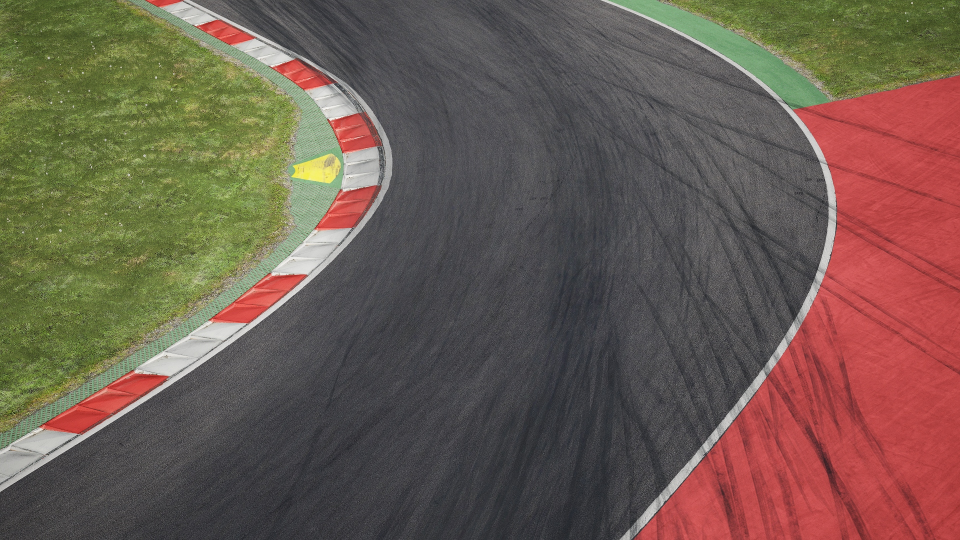
#> input picture Imagenes/rb_ring16.jpg, 1920 x 1080 px (shown at 1/2 size)
$ python -i Detector.py   (imports and definitions only)
#> lines starting #> are read from the running program, lines starting #| are printed output that depends on the picture; after the words box and inside, x2 and y2 are one past the last pixel; in counts of white or black regions, pixels touching at a corner belong together
#> further down, picture is the input picture: shape (1080, 1920, 3); mean B, G, R 79.6, 91.3, 108.6
import cv2
import numpy as np
import time
import json
import sys

# --- 1. MÓDULO DE CALIBRACIÓN (crear_mascara_pista) ---

def crear_mascara_pista(imagen_bgr):
    """
    Toma una imagen BGR y devuelve la máscara de pista final limpia.
    Los valores de los filtros fueron determinados mediante CalibradorHSV.py y morphCloseBar.py
    """
    # Convertir a HSV
    hsv = cv2.cvtColor(imagen_bgr, cv2.COLOR_BGR2HSV)
#> hsv: shape (1080, 1920, 3); mean H, S, V 81.4, 64.6, 113.8

    # --- 1. PARÁMETROS DE CALIBRACIÓN FIJOS ---
    lim_inf_pista = np.array([0, 0, 33])
    lim_sup_pista = np.array([180, 52, 124])
    kernel_erosion_size = 4
    kernel_cierre_size = 10

    # --- 2. Creación de la Máscara Inicial ---
    mascara_inicial = cv2.inRange(hsv, lim_inf_pista, lim_sup_pista)
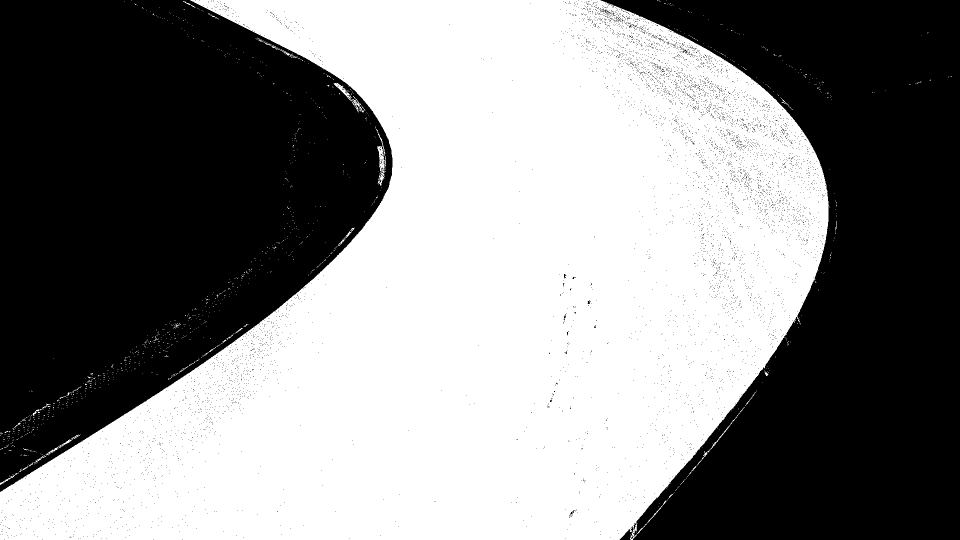
#> mascara_inicial: shape (1080, 1920) (shown at 1/2 size); 53.1% white; 5849 black regions (5840 under 20 px), largest, box (x1, y1, x2, y2) and area: (0, 0, 785, 984) 515915, (1201, 0, 1920, 1080) 448387, (1365, 97, 1376, 107) 34

    # --- 3. Limpieza (EROSIÓN) ---
    # Aunque ahora los valores sean definitivos, en caso de que cambiasen y pusiesemos un valor par,
    # nos aseguramos de que esto no ocurre. Por eso esta rama.
    if kernel_erosion_size % 2 == 0 and kernel_erosion_size > 0: kernel_erosion_size += 1
    if kernel_erosion_size > 1:
        kernel_erosion = np.ones((kernel_erosion_size, kernel_erosion_size), np.uint8)
        mascara_erosionada = cv2.erode(mascara_inicial, kernel_erosion, iterations=1)
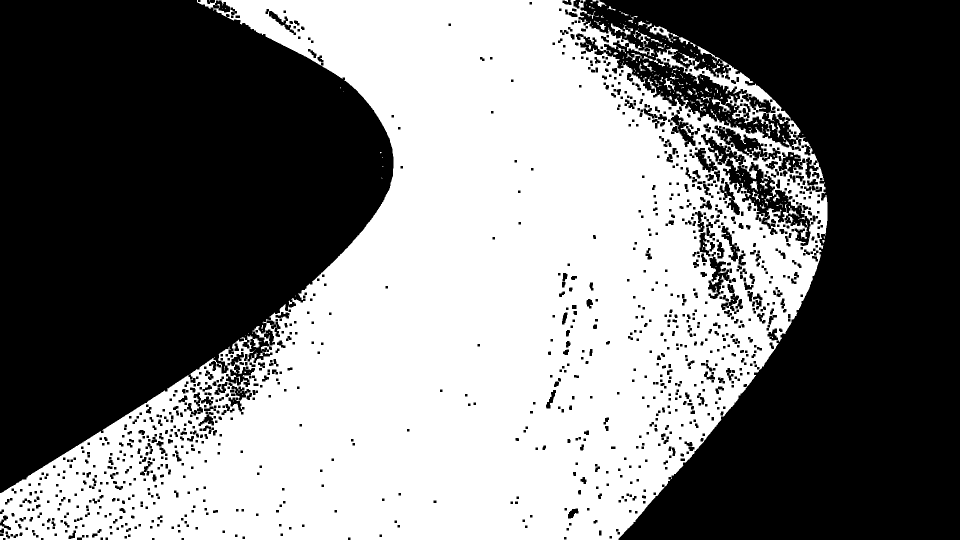
#> mascara_erosionada: shape (1080, 1920) (shown at 1/2 size); 47.3% white; 295 white regions (233 under 20 px), largest, box (x1, y1, x2, y2) and area: (0, 0, 1655, 1080) 967520, (1285, 95, 1601, 279) 8028, (1299, 51, 1357, 86) 500
    else:
        mascara_erosionada = mascara_inicial

    # --- 4. Limpieza (CIERRE) ---
    # Aunque ahora los valores sean definitivos, en caso de que cambiasen y pusiesemos un valor par,
    # nos aseguramos de que esto no ocurre. Por eso esta rama.
    if kernel_cierre_size % 2 == 0 and kernel_cierre_size > 0: kernel_cierre_size += 1
    if kernel_cierre_size > 1:
        kernel_cierre = np.ones((kernel_cierre_size, kernel_cierre_size), np.uint8)
        mascara_final_limpia = cv2.morphologyEx(mascara_erosionada, cv2.MORPH_CLOSE, kernel_cierre, iterations=1)
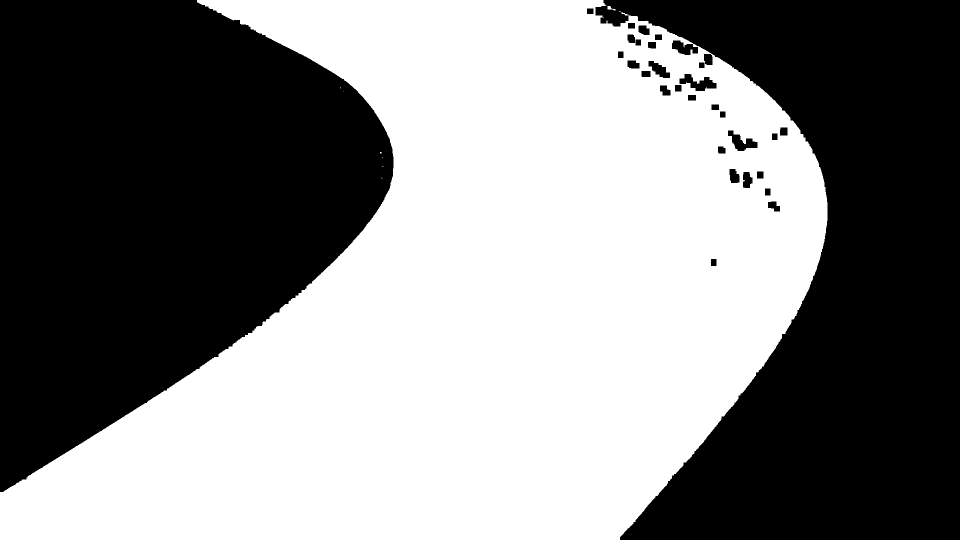
#> mascara_final_limpia: shape (1080, 1920) (shown at 1/2 size); 52.2% white; 32 black regions, largest, box (x1, y1, x2, y2) and area: (0, 0, 787, 984) 524744, (1191, 0, 1920, 1080) 455800, (1359, 148, 1433, 182) 1284
    else:
        mascara_final_limpia = mascara_erosionada

    return mascara_final_limpia


# --- FUNCIÓN DE REESCALADO ---
# [78 lines left out: functions reescalar_frame, analizar_frame, not called in this run]

# --- 3. CLASE GESTORA DEL DETECTOR (Para la Interfaz) ---

class DetectorDeVideo:

    # AJUSTE: Se reintroduce ancho_ventana
    # [75 lines left out: functions __init__, get_next_frame_data, not called in this run]

>>> import cv2
>>> picture = cv2.imread('Imagenes/rb_ring16.jpg')
>>> result = crear_mascara_pista(picture)
